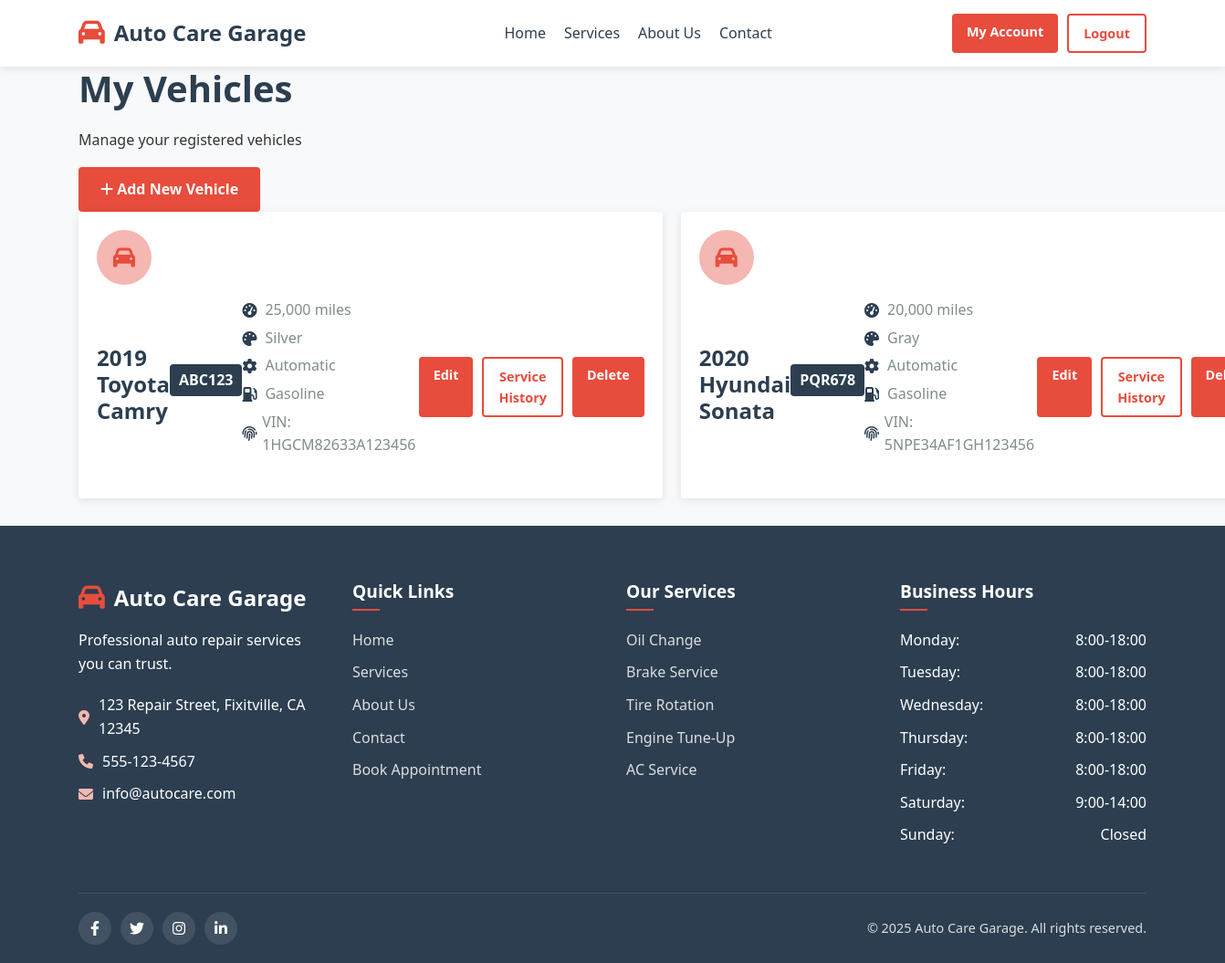
Page /client/vehicles.php (signed in) on the committed database.
### tables this page shows
CREATE TABLE `vehicles` (
  `id` int(11) NOT NULL AUTO_INCREMENT,
  `customer_id` int(11) NOT NULL,
  `make` varchar(50) NOT NULL,
  `model` varchar(50) NOT NULL,
  `year` int(4) NOT NULL,
  `license_plate` varchar(20) NOT NULL,
  `vin` varchar(17) DEFAULT NULL,
  `color` varchar(30) DEFAULT NULL,
  `mileage` int(11) DEFAULT NULL,
  `transmission` enum('automatic','manual') DEFAULT NULL,
  `fuel_type` enum('gasoline','diesel','electric','hybrid') DEFAULT NULL,
  `notes` text,
  `created_at` timestamp NOT NULL DEFAULT CURRENT_TIMESTAMP,
  `updated_at` timestamp NOT NULL DEFAULT CURRENT_TIMESTAMP ON UPDATE CURRENT_TIMESTAMP,
  PRIMARY KEY (`id`),
  KEY `customer_id` (`customer_id`),
  CONSTRAINT `vehicles_ibfk_1` FOREIGN KEY (`customer_id`) REFERENCES `customers` (`id`) ON DELETE CASCADE
);

CREATE TABLE `services` (
  `id` int(11) NOT NULL AUTO_INCREMENT,
  `name` varchar(100) NOT NULL,
  `description` text,
  `price` decimal(10,2) NOT NULL,
  `duration` int(11) NOT NULL COMMENT 'in minutes',
  `status` enum('active','inactive') NOT NULL DEFAULT 'active',
  `created_at` timestamp NOT NULL DEFAULT CURRENT_TIMESTAMP,
  `updated_at` timestamp NOT NULL DEFAULT CURRENT_TIMESTAMP ON UPDATE CURRENT_TIMESTAMP,
  PRIMARY KEY (`id`)
);

### client/includes/db.php (called while the page is built, shortened)
<?php
$servername = "localhost";
$username = "root";
$password = "";
$dbname = "garage_db";
$conn = new mysqli($servername, $username, $password, $dbname);
$conn->set_charset("utf8mb4");
$settings = [];
$sql = "SELECT setting_key, setting_value FROM settings";
$result = $conn->query($sql);
if ($result->num_rows > 0) {
    while($row = $result->fetch_assoc()) {
        $settings[$row['setting_key']] = $row['setting_value'];
    }
}
?>

### client/vehicles.php (the view, shortened to what this page needs)
<?php
require_once 'includes/db.php';
$customer_id = $_SESSION['user_id'];
$sql = "SELECT * FROM vehicles WHERE customer_id = ?";
$stmt = $conn->prepare($sql);
$stmt->bind_param("i", $customer_id);
$stmt->execute();
$vehicles_result = $stmt->get_result();
?>
<!DOCTYPE html>
<html lang="en">
<head>
    <link rel="stylesheet" href="css/style.css">
    <link rel="stylesheet" href="https://cdnjs.cloudflare.com/ajax/libs/font-awesome/6.0.0-beta3/css/all.min.css">
</head>
<body>
    <?php include 'includes/header.php'; ?>
    <section class="page-header">
        <div class="container">
            <h1>My Vehicles</h1>
            <p>Manage your registered vehicles</p>
        </div>
    </section>
    <section class="vehicles-section">
        <div class="container">
            <div class="section-actions">
                <a href="add-vehicle.php" class="btn btn-primary">
                    <i class="fas fa-plus"></i> Add New Vehicle
                </a>
            </div>
            <?php if ($vehicles_result->num_rows > 0): ?>
                <div class="vehicles-grid">
                    <?php while ($vehicle = $vehicles_result->fetch_assoc()): ?>
                        <div class="vehicle-card">
                            <div class="vehicle-icon">
                                <i class="fas fa-car"></i>
                            </div>
                            <div class="vehicle-info">
                                <h3><?php echo htmlspecialchars($vehicle['year'] . ' ' . $vehicle['make'] . ' ' . $vehicle['model']); ?></h3>
                                <p class="license-plate"><?php echo htmlspecialchars($vehicle['license_plate']); ?></p>
                                <div class="vehicle-details">
                                    <?php if (!empty($vehicle['mileage'])): ?>
                                        <p><i class="fas fa-tachometer-alt"></i> <?php echo number_format($vehicle['mileage']); ?> miles</p>
                                    <?php endif; ?>
                                    <?php if (!empty($vehicle['color'])): ?>
                                        <p><i class="fas fa-palette"></i> <?php echo htmlspecialchars($vehicle['color']); ?></p>
                                    <?php endif; ?>
                                    <?php if (!empty($vehicle['transmission'])): ?>
                                        <p><i class="fas fa-cog"></i> <?php echo ucfirst($vehicle['transmission']); ?></p>
                                    <?php endif; ?>
                                    <?php if (!empty($vehicle['fuel_type'])): ?>
                                        <p><i class="fas fa-gas-pump"></i> <?php echo ucfirst($vehicle['fuel_type']); ?></p>
                                    <?php endif; ?>
                                    <?php if (!empty($vehicle['vin'])): ?>
                                        <p><i class="fas fa-fingerprint"></i> VIN: <?php echo htmlspecialchars($vehicle['vin']); ?></p>
                                    <?php endif; ?>
                                </div>
                                <div class="vehicle-actions">
                                    <a href="edit-vehicle.php?id=<?php echo $vehicle['id']; ?>" class="btn btn-sm">Edit</a>
                                    <a href="vehicle-history.php?id=<?php echo $vehicle['id']; ?>" class="btn btn-sm btn-outline">Service History</a>
                                    <a href="delete-vehicle.php?id=<?php echo $vehicle['id']; ?>" class="btn btn-sm btn-danger" onclick="return confirm('Are you sure you want to delete this vehicle? This action cannot be undone.')">Delete</a>
                                </div>
                            </div>
                        </div>
                    <?php endwhile; ?>
                </div>
            <?php endif; ?>
        </div>
    </section>
    <?php include 'includes/footer.php'; ?>
</body>
</html>

### client/includes/footer.php
<footer class="footer">
    <div class="container">
        <div class="footer-content">
            <div class="footer-info">
                <div class="footer-logo">
                    <i class="fas fa-car"></i>
                    <span>Auto Care Garage</span>
                </div>
                <p>Professional auto repair services you can trust.</p>
                <div class="footer-contact">
                    <div><i class="fas fa-map-marker-alt"></i> <?php echo $settings['garage_address'] ?? '123 Repair Street, Fixitville, CA 12345'; ?></div>
                    <div><i class="fas fa-phone"></i> <?php echo $settings['garage_phone'] ?? '555-123-4567'; ?></div>
                    <div><i class="fas fa-envelope"></i> <?php echo $settings['garage_email'] ?? 'info@autocare.com'; ?></div>
                </div>
            </div>
            <div class="footer-links">
                <h3>Quick Links</h3>
                <ul>
                    <li><a href="index.php">Home</a></li>
                    <li><a href="services.php">Services</a></li>
                    <li><a href="about.php">About Us</a></li>
                    <li><a href="contact.php">Contact</a></li>
                    <li><a href="appointment.php">Book Appointment</a></li>
                </ul>
            </div>
            <div class="footer-services">
                <h3>Our Services</h3>
                <ul>
                    <?php
                    $sql = "SELECT id, name FROM services WHERE status = 'active' LIMIT 5";
                    $result = $conn->query($sql);
                    if ($result->num_rows > 0) {
                        while($row = $result->fetch_assoc()) {
                            echo '<li><a href="services.php#service-' . $row['id'] . '">' . htmlspecialchars($row['name']) . '</a></li>';
                        }
                    }
                    ?>
                </ul>
            </div>
            <div class="footer-hours">
                <h3>Business Hours</h3>
                <?php
                $business_hours = json_decode($settings['business_hours'] ?? '{}', true);
                if (!empty($business_hours)) {
                    echo '<ul class="hours-list">';
                    $days = ['monday' => 'Monday', 'tuesday' => 'Tuesday', 'wednesday' => 'Wednesday',
                             'thursday' => 'Thursday', 'friday' => 'Friday', 'saturday' => 'Saturday', 'sunday' => 'Sunday'];
                    foreach ($days as $day_key => $day_name) {
                        $hours = isset($business_hours[$day_key]) ? $business_hours[$day_key] : 'closed';
                        echo '<li><span>' . $day_name . ':</span> <span>' . ucfirst($hours) . '</span></li>';
                    }
                    echo '</ul>';
                }
                ?>
            </div>
        </div>
        <div class="footer-bottom">
            <div class="social-links">
                <a href="#"><i class="fab fa-facebook-f"></i></a>
                <a href="#"><i class="fab fa-twitter"></i></a>
                <a href="#"><i class="fab fa-instagram"></i></a>
                <a href="#"><i class="fab fa-linkedin-in"></i></a>
            </div>
            <div class="copyright">
                &copy; <?php echo date('Y'); ?> Auto Care Garage. All rights reserved.
            </div>
        </div>
    </div>
</footer>

### client/css/style.css (style rules this page uses)
:root { --primary-color: #e74c3c; --primary-dark: #c0392b; --primary-light: #f5b7b1; --secondary-color: #2c3e50; --secondary-dark: #1a252f; --secondary-light: #34495e; --accent-color: #3498db; --accent-dark: #2980b9; --accent-light: #9bd1f9; --success-color: #2ecc71; --warning-color: #f39c12; --danger-color: #e74c3c; --info-color: #3498db; --light-color: #ecf0f1; --dark-color: #2c3e50; --gray-color: #95a5a6; --gray-light: #ecf0f1; --gray-dark: #7f8c8d; --body-bg: #f8f9fa; --text-color: #333; --border-color: #ddd; --border-radius: 4px; --box-shadow: 0 2px 10px rgba(0, 0, 0, 0.1); --transition: all 0.3s ease; }
* { margin: 0; padding: 0; box-sizing: border-box; }
body { font-family: "Segoe UI", Tahoma, Geneva, Verdana, sans-serif; font-size: 16px; line-height: 1.6; color: var(--text-color); background-color: var(--body-bg); }
ul { list-style: none; }
a { text-decoration: none; color: var(--accent-color); transition: var(--transition); }
h1, h2, h3, h4, h5, h6 { font-weight: 700; line-height: 1.2; margin-bottom: 0.5em; color: var(--secondary-color); }
h1 { font-size: 2.5rem; }
h3 { font-size: 1.5rem; }
p { margin-bottom: 1rem; }
.container { width: 100%; max-width: 1200px; margin: 0 auto; padding: 0 15px; }
.footer { background-color: var(--secondary-color); color: #fff; padding: 60px 0 20px; }
.footer-content { display: grid; grid-template-columns: repeat(4, 1fr); gap: 30px; margin-bottom: 40px; }
.footer-info { grid-column: span 1; }
.footer-logo { display: flex; align-items: center; margin-bottom: 15px; }
.footer-logo i { color: var(--primary-color); font-size: 1.8rem; margin-right: 10px; }
.footer-logo span { color: #fff; font-size: 1.5rem; font-weight: 700; }
.footer-contact { margin-top: 20px; }
.footer-contact div { margin-bottom: 10px; display: flex; align-items: center; }
.footer-contact i { margin-right: 10px; color: var(--primary-light); }
.footer h3 { color: #fff; margin-bottom: 20px; font-size: 1.2rem; position: relative; padding-bottom: 10px; }
.footer h3:after { content: ""; position: absolute; bottom: 0; left: 0; width: 30px; height: 2px; background-color: var(--primary-color); }
.footer ul li { margin-bottom: 10px; }
.footer ul li a { color: #ddd; transition: var(--transition); }
.hours-list li { display: flex; justify-content: space-between; margin-bottom: 10px; }
.footer-bottom { border-top: 1px solid rgba(255, 255, 255, 0.1); padding-top: 20px; display: flex; justify-content: space-between; align-items: center; }
.social-links { display: flex; }
.social-links a { display: flex; align-items: center; justify-content: center; width: 36px; height: 36px; background-color: rgba(255, 255, 255, 0.1); border-radius: 50%; margin-right: 10px; color: #fff; transition: var(--transition); }
.copyright { color: #ddd; font-size: 0.9rem; }
.btn { display: inline-block; padding: 12px 24px; background-color: var(--primary-color); color: #fff; border: none; border-radius: var(--border-radius); font-weight: 600; cursor: pointer; transition: var(--transition); text-align: center; }
.btn-primary { background-color: var(--primary-color); }
.btn-danger { background-color: var(--danger-color); }
.btn-outline { background-color: transparent; border: 2px solid var(--primary-color); color: var(--primary-color); }
.btn-sm { padding: 8px 16px; font-size: 0.9rem; }
.vehicle-info, .time-info { display: flex; align-items: center; color: var(--gray-dark); margin-bottom: 5px; }
.vehicle-info i, .time-info i { margin-right: 5px; }
.vehicles-grid { display: grid; grid-template-columns: repeat(3, 1fr); gap: 20px; margin-bottom: 30px; }
.vehicle-card { background-color: #fff; border-radius: var(--border-radius); box-shadow: var(--box-shadow); padding: 20px; transition: var(--transition); }
.vehicle-icon { width: 60px; height: 60px; background-color: var(--primary-light); border-radius: 50%; display: flex; align-items: center; justify-content: center; margin-bottom: 15px; }
.vehicle-icon i { font-size: 24px; color: var(--primary-color); }
.vehicle-info h3 { margin-bottom: 5px; }
.license-plate { display: inline-block; background-color: var(--secondary-color); color: #fff; padding: 5px 10px; border-radius: 4px; font-weight: 600; margin-bottom: 15px; }
.vehicle-details { margin-bottom: 15px; }
.vehicle-details p { display: flex; align-items: center; margin-bottom: 5px; color: var(--gray-dark); }
.vehicle-details p i { width: 20px; margin-right: 5px; color: var(--secondary-color); }
.vehicle-actions { display: flex; gap: 10px; }

### rows in the picture
vehicles: year+make+model "2019 Toyota Camry", license_plate "ABC123", mileage "25,000", color "Silver", transmission "Automatic", fuel_type "Gasoline", vin "1HGCM82633A123456"
vehicles: year+make+model "2020 Hyundai Sonata", license_plate "PQR678", mileage "20,000", color "Gray", transmission "Automatic", fuel_type "Gasoline", vin "5NPE34AF1GH123456"
services: name "Oil Change"
services: name "Brake Service"
services: name "Tire Rotation"
services: name "Engine Tune-Up"
services: name "AC Service"

### other values in the picture
$settings['garage_address'] "123 Repair Street, Fixitville, CA 12345"
$settings['garage_phone'] "555-123-4567"
$settings['garage_email'] "info@autocare.com"
$day_name "Monday"
$hours "8:00-18:00"
$day_name "Tuesday"
$day_name "Wednesday"
$day_name "Thursday"
$day_name "Friday"
$day_name "Saturday"
$hours "9:00-14:00"
$day_name "Sunday"
$hours "Closed"
